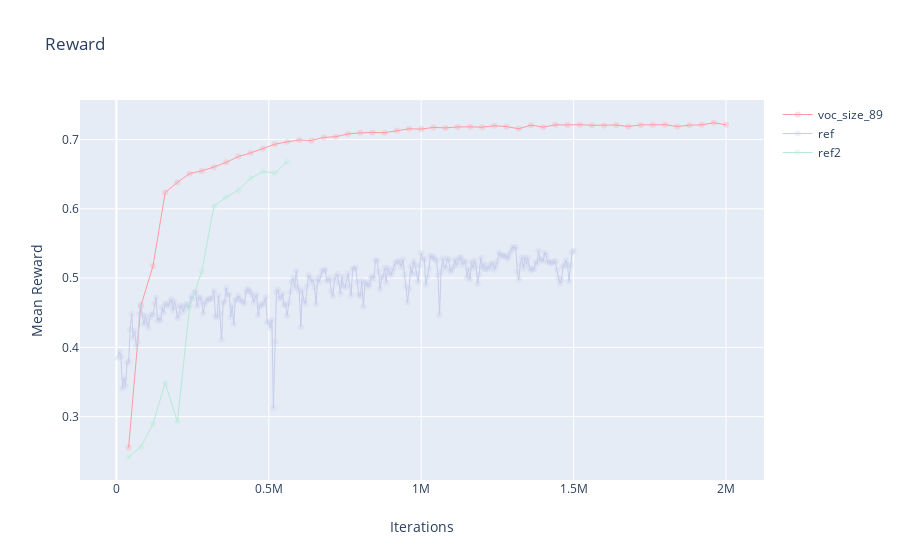

Notebook code for this chart:
### Code cell
plot_rewards(5000, ('logs', 'voc_size_89'), ('logs/first_training', 'ref'), ('logs/third_training', 'ref2'))

### Figure 1 — Plotly figure (JSON) as saved in the notebook; plotly's stock layout.template omitted (floating-point values rounded to 4 significant figures; data arrays with more than 128 entries replaced by an {"elided": "..."} marker saying what was removed)
{"data": [{"line": {"width": 1}, "marker": {"color": "#FF9AA2", "opacity": 0.3}, "mode": "lines+markers", "name": "voc_size_89", "type": "scatter", "x": [39992, 79992, 119992, 159992, 199992, 239992, 279992, 319992, 359992, 399992, 439992, 479992, 519992, 559992, 599992, 639992, 679992, 719992, 759992, 799992, 839992, 879992, 919992, 959992, 999992, 1039992, 1079992, 1119992, 1159992, 1199992, 1239992, 1279992, 1319992, 1359992, 1399992, 1439992, 1479992, 1519992, 1559992, 1599992, 1639992, 1679992, 1719992, 1759992, 1799992, 1839992, 1879992, 1919992, 1959992, 1999992], "y": [0.2555, 0.4597, 0.5174, 0.6235, 0.6382, 0.6508, 0.6547, 0.6603, 0.6671, 0.6754, 0.6806, 0.6867, 0.6932, 0.6967, 0.6993, 0.6987, 0.703, 0.7041, 0.7081, 0.7096, 0.7103, 0.7098, 0.7129, 0.7155, 0.715, 0.7175, 0.7167, 0.7182, 0.7183, 0.7179, 0.7199, 0.7187, 0.7156, 0.7207, 0.7179, 0.7211, 0.7211, 0.7215, 0.7205, 0.7203, 0.7209, 0.7188, 0.7211, 0.7212, 0.7214, 0.7188, 0.7207, 0.7212, 0.7242, 0.7212]}, {"line": {"width": 1}, "marker": {"color": "#C7CEEA", "opacity": 0.3}, "mode": "lines+markers", "name": "ref", "type": "scatter", "x": {"elided": "300 int values"}, "y": {"elided": "300 float values"}}, {"line": {"width": 1}, "marker": {"color": "#B5EAD7", "opacity": 0.3}, "mode": "lines+markers", "name": "ref2", "type": "scatter", "x": [39992, 79992, 119992, 159992, 199992, 239992, 279992, 319992, 359992, 399992, 439992, 479992, 519992, 559992], "y": [0.2415, 0.2564, 0.2895, 0.3488, 0.2926, 0.4583, 0.5097, 0.6041, 0.6166, 0.627, 0.6439, 0.6537, 0.6515, 0.6681]}], "layout": {"title": {"text": "Reward"}, "xaxis": {"title": {"text": "Iterations"}}, "yaxis": {"title": {"text": "Mean Reward"}}}}
